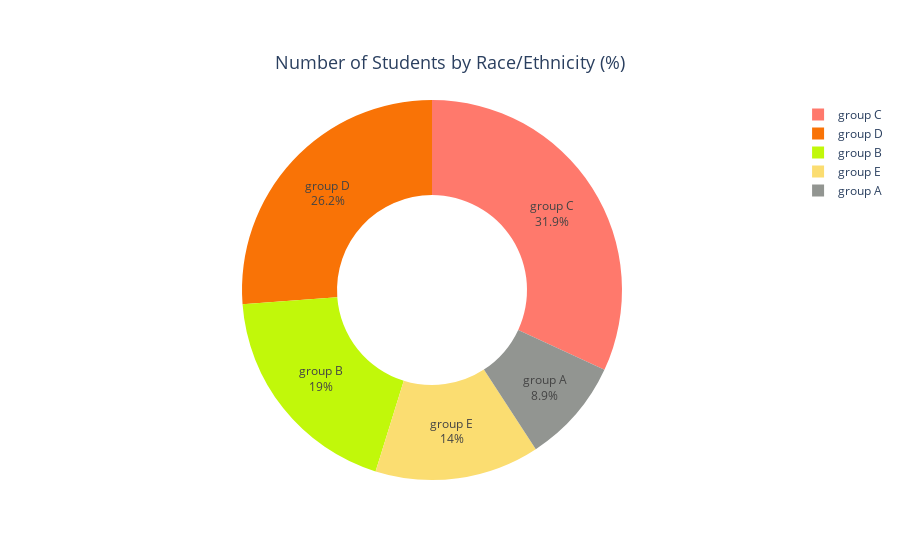

This figure's notebook cell:
### Markdown cell above
> Race/Ethnicity

### Code cell
# Donut plot by race/ethnicity
gender=df['race/ethnicity'].value_counts()

colors=['#FF796C','#F97306', '#C1F80A','#FBDD71', '#929591']
donut=go.Pie(values = gender.values, labels=gender.index, marker=dict(colors=colors), textinfo='label+percent' , hole=0.5, pull= [0,0,0,0,0,0])

layout=go.Layout(title=dict(text='Number of Students by Race/Ethnicity (%)', x=.50,y=.90,font_size=18))

fig=go.Figure(data=donut,layout=layout)

fig.show()

### Figure 1 — Plotly figure (JSON) as saved in the notebook; plotly's stock layout.template omitted (floating-point values rounded to 4 significant figures)
{"data": [{"hole": 0.5, "labels": ["group C", "group D", "group B", "group E", "group A"], "marker": {"colors": ["#FF796C", "#F97306", "#C1F80A", "#FBDD71", "#929591"]}, "pull": [0, 0, 0, 0, 0, 0], "textinfo": "label+percent", "type": "pie", "values": [319, 262, 190, 140, 89]}], "layout": {"title": {"font": {"size": 18}, "text": "Number of Students by Race/Ethnicity (%)", "x": 0.5, "y": 0.9}}}
